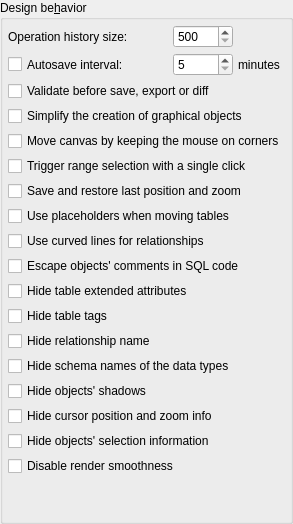
         <widget class="QGroupBox" name="behavior_gb">
          <property name="sizePolicy">
           <sizepolicy hsizetype="Preferred" vsizetype="Preferred">
            <horstretch>0</horstretch>
            <verstretch>0</verstretch>
           </sizepolicy>
          </property>
          <property name="title">
           <string>Design be&amp;havior</string>
          </property>
          <layout class="QGridLayout" name="gridLayout_6">
           <property name="leftMargin">
            <number>5</number>
           </property>
           <property name="topMargin">
            <number>5</number>
           </property>
           <property name="rightMargin">
            <number>5</number>
           </property>
           <property name="bottomMargin">
            <number>5</number>
           </property>
           <property name="spacing">
            <number>5</number>
           </property>
           <item row="2" column="0">
            <layout class="QHBoxLayout" name="horizontalLayout_3">
             <item>
              <widget class="QCheckBox" name="autosave_interv_chk">
               <property name="sizePolicy">
                <sizepolicy hsizetype="Preferred" vsizetype="Preferred">
                 <horstretch>0</horstretch>
                 <verstretch>0</verstretch>
                </sizepolicy>
               </property>
               <property name="minimumSize">
                <size>
                 <width>160</width>
                 <height>0</height>
                </size>
               </property>
               <property name="toolTip">
                <string>&lt;p&gt;Defines the period when the opened models will be saved automatically. The temporary models saving period will be defined as the half of the value defined here. If the autosave is disabled the temporary models saving will occur in a period of 5 minutes.&lt;/p&gt;</string>
               </property>
               <property name="statusTip">
                <string/>
               </property>
               <property name="text">
                <string>Autosave interval:</string>
               </property>
              </widget>
             </item>
             <item>
              <widget class="QSpinBox" name="autosave_interv_spb">
               <property name="sizePolicy">
                <sizepolicy hsizetype="Fixed" vsizetype="Fixed">
                 <horstretch>0</horstretch>
                 <verstretch>0</verstretch>
                </sizepolicy>
               </property>
               <property name="minimumSize">
                <size>
                 <width>60</width>
                 <height>0</height>
                </size>
               </property>
               <property name="minimum">
                <number>5</number>
               </property>
               <property name="maximum">
                <number>30</number>
               </property>
               <property name="singleStep">
                <number>5</number>
               </property>
              </widget>
             </item>
             <item>
              <widget class="QLabel" name="sql_history_lbl_3">
               <property name="sizePolicy">
                <sizepolicy hsizetype="Expanding" vsizetype="Preferred">
                 <horstretch>0</horstretch>
                 <verstretch>0</verstretch>
                </sizepolicy>
               </property>
               <property name="minimumSize">
                <size>
                 <width>0</width>
                 <height>0</height>
                </size>
               </property>
               <property name="text">
                <string>minutes</string>
               </property>
              </widget>
             </item>
            </layout>
           </item>
           <item row="14" column="0">
            <widget class="QCheckBox" name="hide_rel_name_chk">
             <property name="sizePolicy">
              <sizepolicy hsizetype="Preferred" vsizetype="Fixed">
               <horstretch>0</horstretch>
               <verstretch>0</verstretch>
              </sizepolicy>
             </property>
             <property name="toolTip">
              <string>Hide the object that represents the relationship name</string>
             </property>
             <property name="statusTip">
              <string/>
             </property>
             <property name="text">
              <string>Hide relationship name</string>
             </property>
            </widget>
           </item>
           <item row="4" column="0">
            <widget class="QCheckBox" name="simple_obj_creation_chk">
             <property name="sizePolicy">
              <sizepolicy hsizetype="Preferred" vsizetype="Fixed">
               <horstretch>0</horstretch>
               <verstretch>0</verstretch>
              </sizepolicy>
             </property>
             <property name="toolTip">
              <string>&lt;p&gt;Graphical objects (table, views and textboxes) will be created in a single step without the need to click on canvas &lt;/p&gt;</string>
             </property>
             <property name="statusTip">
              <string/>
             </property>
             <property name="text">
              <string>Simplify the creation of graphical objects</string>
             </property>
             <property name="checked">
              <bool>false</bool>
             </property>
            </widget>
           </item>
           <item row="0" column="0">
            <layout class="QHBoxLayout" name="horizontalLayout_5">
             <item>
              <widget class="QLabel" name="oplist_size_lbl">
               <property name="sizePolicy">
                <sizepolicy hsizetype="Fixed" vsizetype="Preferred">
                 <horstretch>0</horstretch>
                 <verstretch>0</verstretch>
                </sizepolicy>
               </property>
               <property name="minimumSize">
                <size>
                 <width>160</width>
                 <height>0</height>
                </size>
               </property>
               <property name="text">
                <string>Operation history size:</string>
               </property>
              </widget>
             </item>
             <item>
              <widget class="QSpinBox" name="oplist_size_spb">
               <property name="sizePolicy">
                <sizepolicy hsizetype="Fixed" vsizetype="Fixed">
                 <horstretch>0</horstretch>
                 <verstretch>0</verstretch>
                </sizepolicy>
               </property>
               <property name="minimumSize">
                <size>
                 <width>60</width>
                 <height>0</height>
                </size>
               </property>
               <property name="toolTip">
                <string>&lt;p&gt;Defines the maximum amount of elements held in the operation history. Once reached the maximum number the history is automatically cleaned.&lt;/p&gt;</string>
               </property>
               <property name="statusTip">
                <string/>
               </property>
               <property name="minimum">
                <number>500</number>
               </property>
               <property name="maximum">
                <number>1000</number>
               </property>
              </widget>
             </item>
             <item>
              <spacer name="horizontalSpacer_6">
               <property name="orientation">
                <enum>Qt::Orientation::Horizontal</enum>
               </property>
               <property name="sizeType">
                <enum>QSizePolicy::Policy::Expanding</enum>
               </property>
               <property name="sizeHint" stdset="0">
                <size>
                 <width>40</width>
                 <height>20</height>
                </size>
               </property>
              </spacer>
             </item>
            </layout>
           </item>
           <item row="13" column="0">
            <widget class="QCheckBox" name="hide_table_tags_chk">
             <property name="sizePolicy">
              <sizepolicy hsizetype="Preferred" vsizetype="Fixed">
               <horstretch>0</horstretch>
               <verstretch>0</verstretch>
              </sizepolicy>
             </property>
             <property name="toolTip">
              <string>Hide the object which represents the tag assigned to the table</string>
             </property>
             <property name="statusTip">
              <string/>
             </property>
             <property name="text">
              <string>Hide table tags</string>
             </property>
            </widget>
           </item>
           <item row="8" column="0">
            <widget class="QCheckBox" name="use_placeholders_chk">
             <property name="sizePolicy">
              <sizepolicy hsizetype="Expanding" vsizetype="Fixed">
               <horstretch>0</horstretch>
               <verstretch>0</verstretch>
              </sizepolicy>
             </property>
             <property name="toolTip">
              <string>&lt;p&gt;When enabled this option creates a placeholder object at the previous table's position when starting to move it. This will cause graphical updates on relationship lines to be performed only when the drag &amp; drop action is done improving the performance. Disabling placeholders will cause those updates to be executed every time the table's position changes a single pixel (classical behavior).&lt;/p&gt;</string>
             </property>
             <property name="statusTip">
              <string/>
             </property>
             <property name="text">
              <string>Use placeholders when moving tables</string>
             </property>
            </widget>
           </item>
           <item row="17" column="0">
            <widget class="QCheckBox" name="hide_cur_pos_zoom_info_chk">
             <property name="toolTip">
              <string>&lt;p&gt;Toggles the visibility of the widget that displays the current mouse cursor position and current zoom factor in the canvas.&lt;/p&gt;</string>
             </property>
             <property name="text">
              <string>Hide cursor position and zoom info</string>
             </property>
            </widget>
           </item>
           <item row="12" column="0">
            <widget class="QCheckBox" name="hide_ext_attribs_chk">
             <property name="sizePolicy">
              <sizepolicy hsizetype="Preferred" vsizetype="Fixed">
               <horstretch>0</horstretch>
               <verstretch>0</verstretch>
              </sizepolicy>
             </property>
             <property name="toolTip">
              <string>Hide the portion of table which represents triggers, indexes and rules.</string>
             </property>
             <property name="text">
              <string>Hide table extended attributes</string>
             </property>
            </widget>
           </item>
           <item row="3" column="0">
            <widget class="QCheckBox" name="confirm_validation_chk">
             <property name="toolTip">
              <string>&lt;p&gt;Triggers a dialog asking the user to validate the model before a save, export or diff operation.&lt;/p&gt;</string>
             </property>
             <property name="statusTip">
              <string/>
             </property>
             <property name="text">
              <string>Validate before save, export or diff</string>
             </property>
             <property name="checked">
              <bool>false</bool>
             </property>
            </widget>
           </item>
           <item row="7" column="0">
            <widget class="QCheckBox" name="save_last_pos_chk">
             <property name="sizePolicy">
              <sizepolicy hsizetype="Expanding" vsizetype="Fixed">
               <horstretch>0</horstretch>
               <verstretch>0</verstretch>
              </sizepolicy>
             </property>
             <property name="toolTip">
              <string>&lt;p&gt;After loading the model the last zoom and position on canvas will be restored&lt;/p&gt;</string>
             </property>
             <property name="statusTip">
              <string/>
             </property>
             <property name="text">
              <string>Save and restore last position and zoom</string>
             </property>
            </widget>
           </item>
           <item row="15" column="0">
            <widget class="QCheckBox" name="hide_sch_name_usr_types_chk">
             <property name="sizePolicy">
              <sizepolicy hsizetype="Preferred" vsizetype="Fixed">
               <horstretch>0</horstretch>
               <verstretch>0</verstretch>
              </sizepolicy>
             </property>
             <property name="toolTip">
              <string>&lt;p&gt;Hide the schema names of the user-defined types referenced by columns. This option affects only the graphical objects, the code generation will keep displaying user-defined types names fully schema-qualified.&lt;/p&gt;</string>
             </property>
             <property name="statusTip">
              <string/>
             </property>
             <property name="text">
              <string>Hide schema names of the data types</string>
             </property>
            </widget>
           </item>
           <item row="10" column="0">
            <widget class="QCheckBox" name="use_curved_lines_chk">
             <property name="sizePolicy">
              <sizepolicy hsizetype="Preferred" vsizetype="Fixed">
               <horstretch>0</horstretch>
               <verstretch>0</verstretch>
              </sizepolicy>
             </property>
             <property name="toolTip">
              <string>Replaces any straight line in relationship by curved ones in order to improve the model's visualization.</string>
             </property>
             <property name="statusTip">
              <string/>
             </property>
             <property name="text">
              <string>Use curved lines for relationships</string>
             </property>
            </widget>
           </item>
           <item row="5" column="0">
            <widget class="QCheckBox" name="corner_move_chk">
             <property name="sizePolicy">
              <sizepolicy hsizetype="Expanding" vsizetype="Fixed">
               <horstretch>0</horstretch>
               <verstretch>0</verstretch>
              </sizepolicy>
             </property>
             <property name="toolTip">
              <string>Start move the canvas when the cursor is on the canvas edges</string>
             </property>
             <property name="statusTip">
              <string/>
             </property>
             <property name="text">
              <string>Move canvas by keeping the mouse on corners</string>
             </property>
             <property name="checked">
              <bool>false</bool>
             </property>
            </widget>
           </item>
           <item row="18" column="0">
            <widget class="QCheckBox" name="hide_obj_sel_info_chk">
             <property name="toolTip">
              <string>&lt;p&gt;Toggles the visibility of the widget that displays the current objects' selection bounding rectangle.&lt;/p&gt;</string>
             </property>
             <property name="text">
              <string>Hide objects' selection information</string>
             </property>
            </widget>
           </item>
           <item row="19" column="0">
            <widget class="QCheckBox" name="disable_smooth_chk">
             <property name="sizePolicy">
              <sizepolicy hsizetype="Expanding" vsizetype="Fixed">
               <horstretch>0</horstretch>
               <verstretch>0</verstretch>
              </sizepolicy>
             </property>
             <property name="toolTip">
              <string>&lt;p&gt; Disable the antialiasing for lines and texts improving performance when handling huge models.&lt;/p&gt;</string>
             </property>
             <property name="statusTip">
              <string/>
             </property>
             <property name="text">
              <string>Disable render smoothness</string>
             </property>
            </widget>
           </item>
           <item row="16" column="0">
            <widget class="QCheckBox" name="hide_obj_shadows_chk">
             <property name="sizePolicy">
              <sizepolicy hsizetype="Preferred" vsizetype="Fixed">
               <horstretch>0</horstretch>
               <verstretch>0</verstretch>
              </sizepolicy>
             </property>
             <property name="toolTip">
              <string>&lt;p&gt;Hide the schema names of the user-defined types referenced by columns. This option affects only the graphical objects, the code generation will keep displaying user-defined types names fully schema-qualified.&lt;/p&gt;</string>
             </property>
             <property name="statusTip">
              <string/>
             </property>
             <property name="text">
              <string>Hide objects' shadows</string>
             </property>
            </widget>
           </item>
           <item row="11" column="0">
            <widget class="QCheckBox" name="escape_comments_chk">
             <property name="sizePolicy">
              <sizepolicy hsizetype="Expanding" vsizetype="Fixed">
               <horstretch>0</horstretch>
               <verstretch>0</verstretch>
              </sizepolicy>
             </property>
             <property name="toolTip">
              <string>&lt;p&gt;Forces the escaping of line breaks and tabulations in objects' comments during SQL code generation. This option produces a more compact SQL code since all comments will be presented in one line. Despite changing the presentation this option doesn't affect the final semantics of multilined comments.&lt;/p&gt;</string>
             </property>
             <property name="statusTip">
              <string/>
             </property>
             <property name="text">
              <string>Escape objects' comments in SQL code</string>
             </property>
            </widget>
           </item>
           <item row="6" column="0">
            <widget class="QCheckBox" name="invert_rangesel_chk">
             <property name="sizePolicy">
              <sizepolicy hsizetype="Expanding" vsizetype="Fixed">
               <horstretch>0</horstretch>
               <verstretch>0</verstretch>
              </sizepolicy>
             </property>
             <property name="toolTip">
              <string>&lt;p&gt;By default the range selection is triggered with Shift + left click. By checking this option range selection will be activated only with a single click and move.&lt;/p&gt;</string>
             </property>
             <property name="statusTip">
              <string/>
             </property>
             <property name="text">
              <string>Trigger range selection with a single click</string>
             </property>
             <property name="checked">
              <bool>false</bool>
             </property>
            </widget>
           </item>
           <item row="20" column="0">
            <spacer name="verticalSpacer_2">
             <property name="orientation">
              <enum>Qt::Orientation::Vertical</enum>
             </property>
             <property name="sizeHint" stdset="0">
              <size>
               <width>20</width>
               <height>40</height>
              </size>
             </property>
            </spacer>
           </item>
          </layout>
         </widget>
